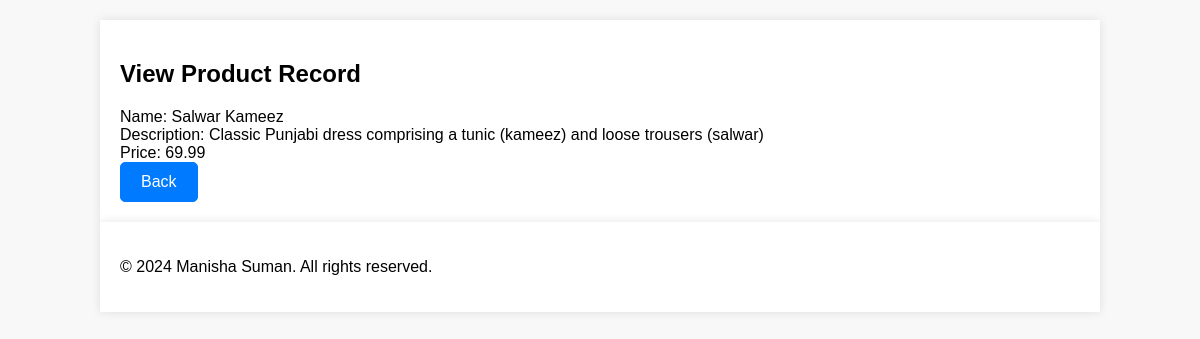
Page /read.php?id=4 on the committed database.
### tables this page shows
CREATE TABLE `products` (
  `id` int(11) NOT NULL,
  `name` varchar(255) DEFAULT NULL,
  `description` text DEFAULT NULL,
  `price` decimal(10,2) DEFAULT NULL
);

### read.php (the view, shortened to what this page needs)
<?php
require_once "config.php";
$sql = "SELECT * FROM products WHERE id = ?";
if ($stmt = mysqli_prepare($link, $sql)) {
    mysqli_stmt_bind_param($stmt, "i", $param_id);
    if (mysqli_stmt_execute($stmt)) {
        $result = mysqli_stmt_get_result($stmt);
        if (mysqli_num_rows($result) == 1) {
            $row = mysqli_fetch_assoc($result);
            $name = $row["name"];
            $description = $row["description"];
            $price = $row["price"];
        } else {
            header("location: error.php");
            exit();
        }
    } else {
        echo "Oops! Something went wrong. Please try again later.";
    }
}
?>
<!DOCTYPE html>
<html lang="en">
<head>
    <link rel="stylesheet" href="../styles/style.css">
</head>
<body>
    <section id="main">
        <div class="container">
            <h2>View Product Record</h2>
            <div class="record">
                <div class="field">
                    <label>Name:</label>
                    <span><?php echo $name; ?></span>
                </div>
                <div class="field">
                    <label>Description:</label>
                    <span><?php echo $description; ?></span>
                </div>
                <div class="field">
                    <label>Price:</label>
                    <span><?php echo $price; ?></span>
                </div>
            </div>
            <a href="../index.php" class="btn btn-primary">Back</a>
        </div>
    </section>
    <footer>
        <div class="container">
        <p>&copy; 2024 Manisha Suman. All rights reserved.</p>
        </div>
    </footer>
</body>
</html>

### style.css (style rules this page uses)
body { font-family: Arial, sans-serif; margin: 0; padding: 0; background-color: #f8f8f8; }
.container { width: 80%; margin: 0 auto; padding: 20px; background-color: #fff; box-shadow: 0 0 10px rgba(0, 0, 0, 0.1); }
#main { margin-top: 20px; }
.btn { display: inline-block; padding: 10px 20px; text-decoration: none; border-radius: 5px; cursor: pointer; }
.btn-primary { background-color: #007bff; color: #fff; border: 1px solid #007bff; }

### rows in the picture
products: name "Salwar Kameez", description "Classic Punjabi dress comprising a tunic (kameez) and loose trousers (salwar)", price "69.99"
